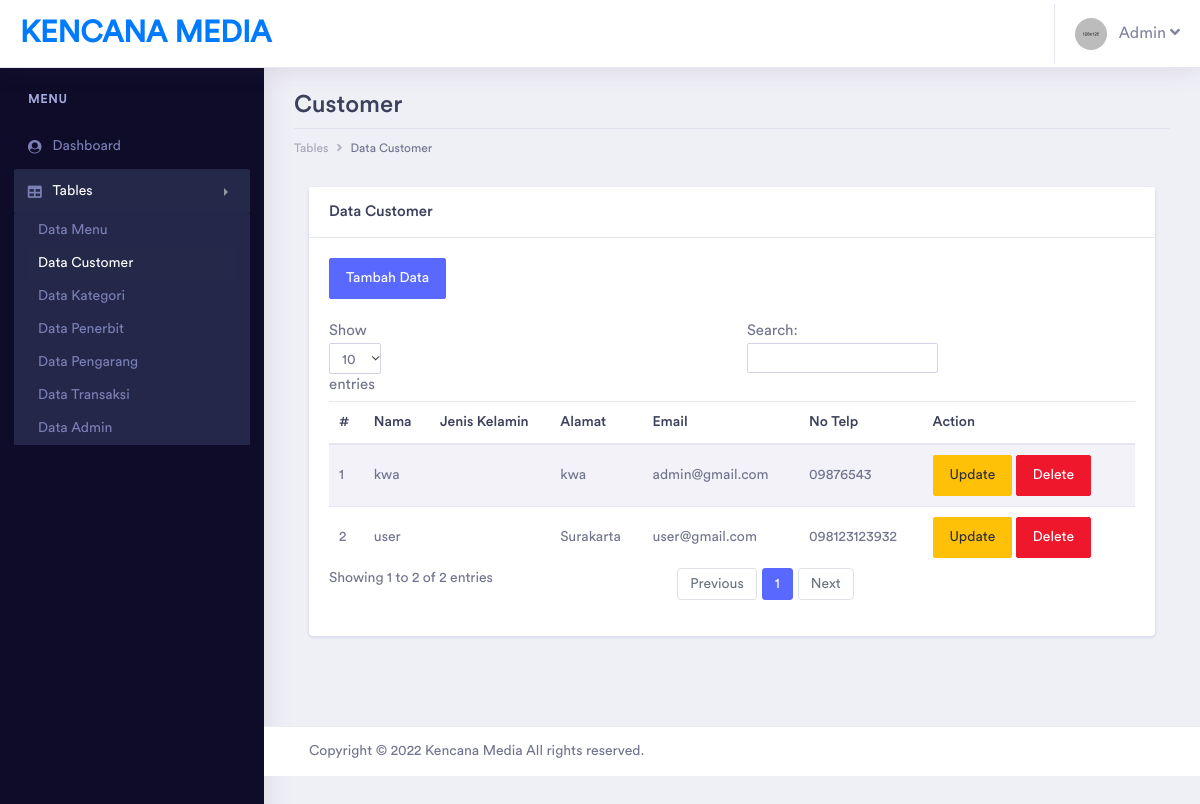
Before: /admin/pages/tables/customer/table_customer.php (signed in) with the older database file.
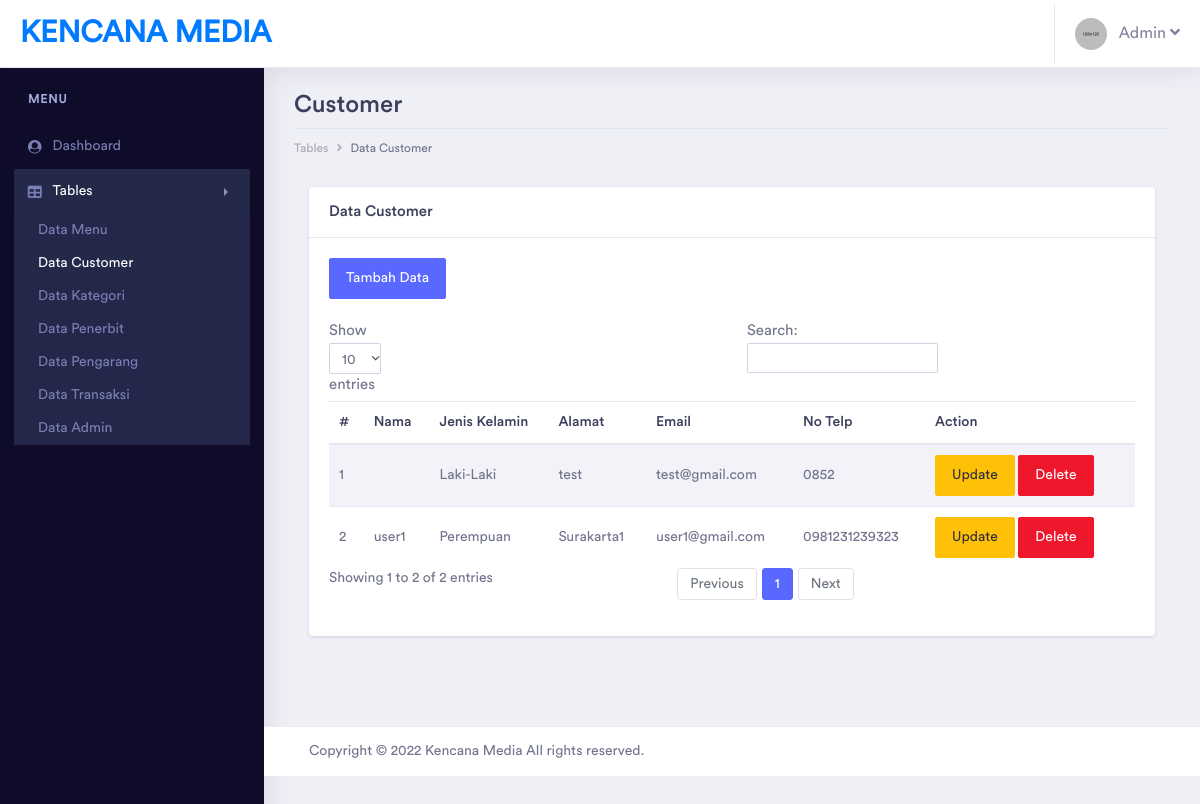
After: the same page with the newer database file.
### tables this page shows
CREATE TABLE `user` (
  `id_user` int(11) NOT NULL,
  `username` varchar(50) NOT NULL,
  `email` varchar(100) DEFAULT NULL,
  `password` varchar(50) DEFAULT NULL,
  `nama` varchar(100) DEFAULT NULL,
  `telepon` varchar(15) DEFAULT NULL,
  `alamat` varchar(100) NOT NULL,
  `jk_user` varchar(50) NOT NULL,
  `foto_profil` varchar(100) NOT NULL
);

### admin/pages/tables/customer/table_customer.php (the view, shortened to what this page needs)
<?php
include '../../../../helper/connection.php';
?>
<?php
if(!$_SESSION['username'] && !$_SESSION['password'] && $_SESSION['role'] != "admin")
{
    echo "
		<script type='text/javascript'>
		alert('Anda harus login terlebih dahulu!')
		window.location='../../../index.php';
		</script>";
}
else
{
    include '../template.php';
?>
        <div class="dashboard-wrapper">
            <div class="dashboard-ecommerce">
                <div class="container-fluid dashboard-content ">
                    <div class="row">
                        <div class="col-xl-12 col-lg-12 col-md-12 col-sm-12 col-12">
                            <div class="page-header">
                                <h2 class="pageheader-title">Customer</h2>
                                <div class="page-breadcrumb">
                                    <nav aria-label="breadcrumb">
                                        <ol class="breadcrumb">
                                            <li class="breadcrumb-item"><a href="#" class="breadcrumb-link">Tables</a></li>
                                            <li class="breadcrumb-item active" aria-current="page">Data Customer</li>
                                        </ol>
                                    </nav>
                                </div>
                            </div>
                        </div>
                    </div>
                    <div class="col-xl-12">
                        <div class="card">
                            <h5 class="card-header">Data Customer</h5>
                            <div class="card-body">
                                <a href="form_customer.php" class="btn btn-primary">Tambah Data</a>
                                <br><br>
                                <table id="tabell" class="table table-striped">
                                    <thead>
                                        <tr>
                                            <th>#</th>
                                            <th>Nama</th>
                                            <th>Jenis Kelamin</th>
                                            <th>Alamat</th>
                                            <th>Email</th>
                                            <th>No Telp</th>
                                            <th>Action</th>
                                        </tr>
                                    </thead>
                                    <tbody>
                                        <?php
                                            $query = "SELECT * FROM user ORDER BY id_user DESC";
                                            $result = mysqli_query($con, $query);
                                            if (mysqli_num_rows($result) > 0)
                                            {
                                                $index = 1;
                                                while($row = mysqli_fetch_assoc($result))
                                                {
                                                    $id_customer = $row['id_user'];
                                                    echo "
                                                    <tr>
                                                        <td>" . $index++ . "</td>
                                                        <td>" . $row["nama"] . "</td>
                                                        <td>" . $row["jk_user"] . "</td>
                                                        <td>" . $row["alamat"] . "</td>
                                                        <td>" . $row["email"] . "</td>
                                                        <td>" . $row["telepon"] . "</td>
                                                        <td>
                                                            <a href='form_edit_customer.php?id_customer=$id_customer' class='btn btn-warning'>Update</a>
                                                            <a href='process/delete_customer.php?id_customer=$id_customer' class='btn btn-danger'>Delete</a>
                                                        </td>
                                                    </tr>
                                                    ";
                                                }
                                            }
                                            ?>
                                    </tbody>
                                </table>
                            </div>
                        </div>
                    </div>
                </div>
            </div>
            <div class="footer">
                <div class="container-fluid">
                    <div class="row">
                        <div class="col-xl-6 col-lg-6 col-md-6 col-sm-12 col-12">
                            Copyright © 2022 Kencana Media All rights reserved.
                        </div>
                        <div class="col-xl-6 col-lg-6 col-md-6 col-sm-12 col-12">
                        </div>
                    </div>
                </div>
            </div>
        </div>
<?php } ?>

### admin/pages/tables/template.php (shortened to what this page needs)
<!doctype html>
<html lang="en">
<head>
    <link rel="stylesheet" href="../../../assets/vendor/bootstrap/css/bootstrap.min.css">
    <link href="../../../assets/vendor/fonts/circular-std/style.css" rel="stylesheet">
    <link rel="stylesheet" href="../../../assets/libs/css/style.css">
    <link rel="stylesheet" href="../../../assets/vendor/fonts/fontawesome/css/fontawesome-all.css">
    <link rel="stylesheet" href="../../../assets/vendor/charts/chartist-bundle/chartist.css">
    <link rel="stylesheet" href="../../../assets/vendor/charts/morris-bundle/morris.css">
    <link rel="stylesheet" href="../../../assets/vendor/fonts/material-design-iconic-font/css/materialdesignicons.min.css">
    <link rel="stylesheet" href="../../../assets/vendor/charts/c3charts/c3.css">
    <link rel="stylesheet" href="../../../assets/vendor/fonts/flag-icon-css/flag-icon.min.css">
    <link rel="stylesheet" type="text/css" href="../../../assets/libs/js/fancyapps-fancybox/source/jquery.fancybox.css?v=2.1.5'" media="screen" />
</head>
<body>
    <div class="dashboard-main-wrapper">
        <div class="dashboard-header">
            <nav class="navbar navbar-expand-lg bg-white fixed-top">
                <a class="navbar-brand" href="../../../dashboard.php">Kencana Media</a>
                <div class="collapse navbar-collapse " id="navbarSupportedContent">
                    <ul class="navbar-nav ml-auto navbar-right-top">
                        <li class="nav-item dropdown nav-user">
                            <a class="nav-link nav-user-img" href="#" id="navbarDropdownMenuLink2" data-toggle="dropdown"
                                aria-haspopup="true" aria-expanded="false"><img src="../../../assets/images/avatar-1.jpg"
                                    alt="" class="user-avatar-md rounded-circle">&nbsp;&nbsp;&nbsp;Admin <i class="fas fa-angle-down"></i></a>
                        </li>
                    </ul>
                </div>
            </nav>
        </div>
        <div class="nav-left-sidebar sidebar-dark">
            <div class="menu-list">
                <nav class="navbar navbar-expand-lg navbar-light">
                    <div class="collapse navbar-collapse" id="navbarNav">
                        <ul class="navbar-nav flex-column ">
                            <li class="nav-divider">
                                Menu
                            </li>
                            <li class="nav-item ">
                                <a class="nav-link" href="../../../dashboard.php" aria-expanded="false" data-target="#submenu-1"
                                    aria-controls="submenu-1"><i class="fa fa-fw fa-user-circle"></i>Dashboard
                                    <span class="badge badge-success">6</span></a>
                            </li>
                            <li class="nav-item">
                                <a class="nav-link active" href="#" data-toggle="collapse" aria-expanded="false"
                                    data-target="#submenu-5" aria-controls="submenu-5"><i class="fas fa-fw fa-table"></i>Tables</a>
                                <div id="submenu-5" class="collapse submenu show" style="">
                                    <ul class="nav flex-column">
                                        <li class="nav-item">
                                            <a class="nav-link list1" href="../menu/table_menu.php">Data Menu</a>
                                        </li>
                                        <li class="nav-item">
                                            <a class="nav-link list2" href="../customer/table_customer.php">Data Customer</a>
                                        </li>
                                        <li class="nav-item">
                                            <a class="nav-link list3" href="../kategori/table_kategori.php">Data
                                                Kategori</a>
                                        </li>
                                        <li class="nav-item">
                                            <a class="nav-link list4" href="../penerbit/table_penerbit.php">Data Penerbit</a>
                                        </li>
                                        <li class="nav-item">
                                            <a class="nav-link list5" href="../pengarang/table_pengarang.php">Data Pengarang</a>
                                        </li>
                                        <li class="nav-item">
                                            <a class="nav-link list6" href="../transaksi/table_transaksi.php">Data Transaksi</a>
                                        </li>
                                        <li class="nav-item ">
                                            <a class="nav-link list7" href="../user/table_user.php">Data Admin</a>
                                        </li>
                                    </ul>
                                </div>
                            </li>
                        </ul>
                    </div>
                </nav>
            </div>
        </div>
</body>
</html>

Changed rows visible on the page:
removed user: nama "kwa", alamat "kwa", email "admin@gmail.com", telepon "09876543"
added user: jk_user "Laki-Laki", alamat "test", email "test@gmail.com", telepon "0852"
changed user: nama "user" → "user1"; jk_user (not shown) → "Perempuan"; alamat "Surakarta" → "Surakarta1"; email "user@gmail.com" → "user1@gmail.com"; telepon "098123123932" → "0981231239323"
